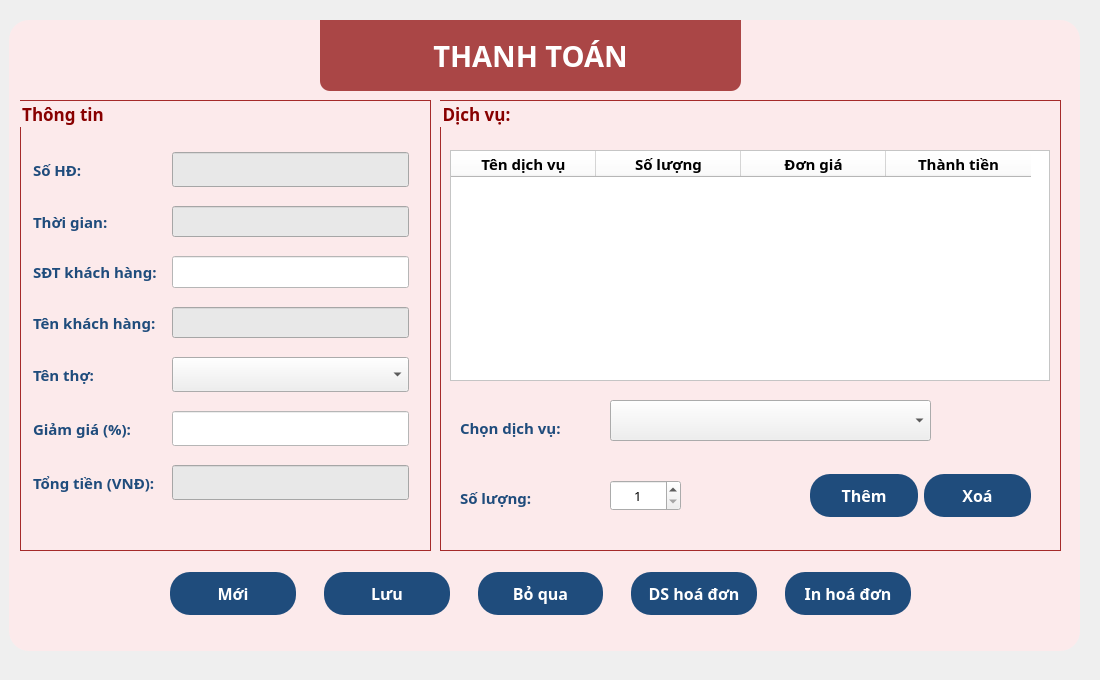
       <widget class="QWidget" name="thanh_toan_page">
        <property name="font">
         <font>
          <family>Noto Sans</family>
          <pointsize>12</pointsize>
         </font>
        </property>
        <property name="styleSheet">
         <string notr="true">QPushButton{
	padding: 10 0 10 0;
	border-radius: 20;
	color: rgb(255, 255, 255);
	background-color: rgb(31, 76, 124);
}
QPushButton:hover{
	background-color: rgb(46, 123, 175);
}
QPushButton:pressed{
	background-color: rgb(10, 158, 69);
}
QCheckBox{
	padding: 20px
}
QCheckBox:hover{
	background-color: rgb(217, 217, 217);
	border-radius: 20px;
}
QCheckBox::indicator:unchecked {
    width: 15px;
    height: 15px;
	margin-right: 5px;
	box-sizing: border_box;
	border: 2px solid black;
}
QCheckBox::indicator:checked {
	image: url(:/img/Barbershop/checked.png);
}
QLineEdit{
	background-color: rgb(255, 255, 255);
}</string>
        </property>
        <widget class="QGroupBox" name="groupBox_12">
         <property name="geometry">
          <rect>
           <x>440</x>
           <y>100</y>
           <width>621</width>
           <height>451</height>
          </rect>
         </property>
         <property name="font">
          <font>
           <family>Noto Sans</family>
           <pointsize>13</pointsize>
           <weight>75</weight>
           <bold>true</bold>
          </font>
         </property>
         <property name="styleSheet">
          <string notr="true">QGroupBox{
	color: rgb(136, 0, 0);
	border: 0.5px solid brown;
}
QLabel{
	color: rgb(31, 76, 124);
}</string>
         </property>
         <property name="title">
          <string>Dịch vụ:</string>
         </property>
         <widget class="QTableWidget" name="ds_dich_vu_tb">
          <property name="geometry">
           <rect>
            <x>10</x>
            <y>50</y>
            <width>600</width>
            <height>231</height>
           </rect>
          </property>
          <property name="maximumSize">
           <size>
            <width>600</width>
            <height>16777215</height>
           </size>
          </property>
          <property name="baseSize">
           <size>
            <width>600</width>
            <height>0</height>
           </size>
          </property>
          <property name="font">
           <font>
            <family>Noto Sans</family>
            <pointsize>10</pointsize>
           </font>
          </property>
          <property name="styleSheet">
           <string notr="true">background-color: rgb(255, 255, 255);</string>
          </property>
          <property name="editTriggers">
           <set>QAbstractItemView::SelectedClicked</set>
          </property>
          <attribute name="horizontalHeaderDefaultSectionSize">
           <number>145</number>
          </attribute>
          <attribute name="horizontalHeaderHighlightSections">
           <bool>true</bool>
          </attribute>
          <attribute name="horizontalHeaderMinimumSectionSize">
           <number>100</number>
          </attribute>
          <attribute name="verticalHeaderDefaultSectionSize">
           <number>30</number>
          </attribute>
          <attribute name="verticalHeaderMinimumSectionSize">
           <number>30</number>
          </attribute>
          <column>
           <property name="text">
            <string>Tên dịch vụ</string>
           </property>
           <property name="font">
            <font>
             <family>Noto Sans</family>
             <pointsize>11</pointsize>
             <weight>75</weight>
             <bold>true</bold>
            </font>
           </property>
           <property name="textAlignment">
            <set>AlignCenter</set>
           </property>
           <property name="foreground">
            <brush brushstyle="SolidPattern">
             <color alpha="255">
              <red>0</red>
              <green>0</green>
              <blue>0</blue>
             </color>
            </brush>
           </property>
          </column>
          <column>
           <property name="text">
            <string>Số lượng</string>
           </property>
           <property name="font">
            <font>
             <family>Noto Sans</family>
             <pointsize>11</pointsize>
             <weight>75</weight>
             <italic>false</italic>
             <bold>true</bold>
            </font>
           </property>
           <property name="textAlignment">
            <set>AlignCenter</set>
           </property>
          </column>
          <column>
           <property name="text">
            <string>Đơn giá</string>
           </property>
           <property name="font">
            <font>
             <family>Noto Sans</family>
             <pointsize>11</pointsize>
             <weight>75</weight>
             <italic>false</italic>
             <bold>true</bold>
            </font>
           </property>
           <property name="textAlignment">
            <set>AlignCenter</set>
           </property>
          </column>
          <column>
           <property name="text">
            <string>Thành tiền</string>
           </property>
           <property name="font">
            <font>
             <family>Noto Sans</family>
             <pointsize>11</pointsize>
             <weight>75</weight>
             <bold>true</bold>
            </font>
           </property>
           <property name="textAlignment">
            <set>AlignCenter</set>
           </property>
          </column>
         </widget>
         <widget class="QComboBox" name="dich_vu_cbx">
          <property name="geometry">
           <rect>
            <x>170</x>
            <y>300</y>
            <width>321</width>
            <height>41</height>
           </rect>
          </property>
          <property name="font">
           <font>
            <family>Noto Sans</family>
            <pointsize>12</pointsize>
           </font>
          </property>
          <property name="insertPolicy">
           <enum>QComboBox::InsertAtBottom</enum>
          </property>
         </widget>
         <widget class="QLabel" name="label_37">
          <property name="geometry">
           <rect>
            <x>20</x>
            <y>310</y>
            <width>131</width>
            <height>35</height>
           </rect>
          </property>
          <property name="font">
           <font>
            <family>Noto Sans</family>
            <pointsize>11</pointsize>
            <weight>75</weight>
            <bold>true</bold>
           </font>
          </property>
          <property name="text">
           <string>Chọn dịch vụ:</string>
          </property>
         </widget>
         <widget class="QLabel" name="label_38">
          <property name="geometry">
           <rect>
            <x>20</x>
            <y>380</y>
            <width>91</width>
            <height>35</height>
           </rect>
          </property>
          <property name="font">
           <font>
            <family>Noto Sans</family>
            <pointsize>11</pointsize>
            <weight>75</weight>
            <bold>true</bold>
           </font>
          </property>
          <property name="text">
           <string>Số lượng:</string>
          </property>
         </widget>
         <widget class="QSpinBox" name="sl_dich_vu_cbx">
          <property name="geometry">
           <rect>
            <x>170</x>
            <y>380</y>
            <width>71</width>
            <height>31</height>
           </rect>
          </property>
          <property name="font">
           <font>
            <family>Noto Sans</family>
            <pointsize>10</pointsize>
           </font>
          </property>
          <property name="alignment">
           <set>Qt::AlignCenter</set>
          </property>
          <property name="minimum">
           <number>1</number>
          </property>
         </widget>
         <widget class="QWidget" name="layoutWidget_10">
          <property name="geometry">
           <rect>
            <x>370</x>
            <y>370</y>
            <width>221</width>
            <height>51</height>
           </rect>
          </property>
          <layout class="QHBoxLayout" name="horizontalLayout_7">
           <item>
            <widget class="QPushButton" name="them_btn">
             <property name="minimumSize">
              <size>
               <width>0</width>
               <height>0</height>
              </size>
             </property>
             <property name="font">
              <font>
               <family>Noto Sans</family>
               <pointsize>12</pointsize>
               <weight>75</weight>
               <bold>true</bold>
              </font>
             </property>
             <property name="styleSheet">
              <string notr="true"/>
             </property>
             <property name="text">
              <string>Thêm</string>
             </property>
            </widget>
           </item>
           <item>
            <widget class="QPushButton" name="xoa_btn">
             <property name="minimumSize">
              <size>
               <width>0</width>
               <height>0</height>
              </size>
             </property>
             <property name="font">
              <font>
               <family>Noto Sans</family>
               <pointsize>12</pointsize>
               <weight>75</weight>
               <bold>true</bold>
              </font>
             </property>
             <property name="styleSheet">
              <string notr="true"/>
             </property>
             <property name="text">
              <string>Xoá</string>
             </property>
            </widget>
           </item>
          </layout>
         </widget>
        </widget>
        <widget class="QLabel" name="label_39">
         <property name="geometry">
          <rect>
           <x>320</x>
           <y>20</y>
           <width>421</width>
           <height>71</height>
          </rect>
         </property>
         <property name="font">
          <font>
           <family>Noto Sans</family>
           <pointsize>22</pointsize>
           <weight>75</weight>
           <bold>true</bold>
          </font>
         </property>
         <property name="styleSheet">
          <string notr="true">color: rgb(255, 255, 255);
background-color: rgba(136, 0, 0, 70%);
border-radius: 0px;
border-bottom-left-radius: 10px;
border-bottom-right-radius: 10px;</string>
         </property>
         <property name="text">
          <string>THANH TOÁN</string>
         </property>
         <property name="alignment">
          <set>Qt::AlignCenter</set>
         </property>
        </widget>
        <widget class="QGroupBox" name="groupBox_13">
         <property name="geometry">
          <rect>
           <x>20</x>
           <y>100</y>
           <width>411</width>
           <height>451</height>
          </rect>
         </property>
         <property name="font">
          <font>
           <family>Noto Sans</family>
           <pointsize>13</pointsize>
           <weight>75</weight>
           <bold>true</bold>
          </font>
         </property>
         <property name="styleSheet">
          <string notr="true">QGroupBox{
	color: rgb(136, 0, 0);
	border: 0.5px solid brown;
}
QLabel{
	color: rgb(31, 76, 124);
}</string>
         </property>
         <property name="title">
          <string>Thông tin</string>
         </property>
         <widget class="QWidget" name="layoutWidget_11">
          <property name="geometry">
           <rect>
            <x>13</x>
            <y>39</y>
            <width>381</width>
            <height>381</height>
           </rect>
          </property>
          <layout class="QGridLayout" name="gridLayout">
           <property name="rightMargin">
            <number>5</number>
           </property>
           <property name="horizontalSpacing">
            <number>15</number>
           </property>
           <item row="0" column="0">
            <widget class="QLabel" name="label_40">
             <property name="font">
              <font>
               <family>Noto Sans</family>
               <pointsize>11</pointsize>
               <weight>75</weight>
               <bold>true</bold>
              </font>
             </property>
             <property name="text">
              <string>Số HĐ:</string>
             </property>
            </widget>
           </item>
           <item row="0" column="1">
            <widget class="QLineEdit" name="so_hd_tbx">
             <property name="font">
              <font>
               <family>Noto Sans</family>
               <pointsize>14</pointsize>
               <weight>75</weight>
               <bold>true</bold>
              </font>
             </property>
             <property name="styleSheet">
              <string notr="true">background-color: rgb(232, 232, 232);
color: rgb(0, 85, 255);</string>
             </property>
             <property name="inputMethodHints">
              <set>Qt::ImhDigitsOnly</set>
             </property>
             <property name="maxLength">
              <number>12</number>
             </property>
             <property name="alignment">
              <set>Qt::AlignCenter</set>
             </property>
             <property name="readOnly">
              <bool>true</bool>
             </property>
            </widget>
           </item>
           <item row="1" column="0">
            <widget class="QLabel" name="label_45">
             <property name="font">
              <font>
               <family>Noto Sans</family>
               <pointsize>11</pointsize>
               <weight>75</weight>
               <bold>true</bold>
              </font>
             </property>
             <property name="text">
              <string>Thời gian:</string>
             </property>
            </widget>
           </item>
           <item row="1" column="1">
            <widget class="QLineEdit" name="time_tbx">
             <property name="font">
              <font>
               <family>Noto Sans</family>
               <pointsize>12</pointsize>
               <weight>50</weight>
               <bold>false</bold>
              </font>
             </property>
             <property name="styleSheet">
              <string notr="true">background-color: rgb(232, 232, 232);</string>
             </property>
             <property name="inputMethodHints">
              <set>Qt::ImhDigitsOnly</set>
             </property>
             <property name="maxLength">
              <number>30</number>
             </property>
             <property name="alignment">
              <set>Qt::AlignCenter</set>
             </property>
             <property name="readOnly">
              <bool>true</bool>
             </property>
            </widget>
           </item>
           <item row="2" column="0">
            <widget class="QLabel" name="label_46">
             <property name="font">
              <font>
               <family>Noto Sans</family>
               <pointsize>11</pointsize>
               <weight>75</weight>
               <bold>true</bold>
              </font>
             </property>
             <property name="text">
              <string>SĐT khách hàng:</string>
             </property>
            </widget>
           </item>
           <item row="2" column="1">
            <widget class="QLineEdit" name="sdt_kh_tbx">
             <property name="font">
              <font>
               <family>Noto Sans</family>
               <pointsize>13</pointsize>
               <weight>75</weight>
               <bold>true</bold>
              </font>
             </property>
             <property name="styleSheet">
              <string notr="true">QLineEdit{
	color: rgb(206, 46, 54);
}
QLineEdit:hover{
	border: 1.5px solid brown,
}</string>
             </property>
             <property name="inputMethodHints">
              <set>Qt::ImhDigitsOnly</set>
             </property>
             <property name="maxLength">
              <number>12</number>
             </property>
             <property name="alignment">
              <set>Qt::AlignCenter</set>
             </property>
            </widget>
           </item>
           <item row="3" column="0">
            <widget class="QLabel" name="label_47">
             <property name="font">
              <font>
               <family>Noto Sans</family>
               <pointsize>11</pointsize>
               <weight>75</weight>
               <bold>true</bold>
              </font>
             </property>
             <property name="text">
              <string>Tên khách hàng:</string>
             </property>
            </widget>
           </item>
           <item row="3" column="1">
            <widget class="QLineEdit" name="ten_kh_tbx">
             <property name="font">
              <font>
               <family>Noto Sans</family>
               <pointsize>12</pointsize>
               <weight>50</weight>
               <bold>false</bold>
              </font>
             </property>
             <property name="styleSheet">
              <string notr="true">background-color: rgb(232, 232, 232);
color: rgb(186, 37, 44);</string>
             </property>
             <property name="inputMethodHints">
              <set>Qt::ImhDigitsOnly</set>
             </property>
             <property name="maxLength">
              <number>35</number>
             </property>
             <property name="alignment">
              <set>Qt::AlignCenter</set>
             </property>
             <property name="readOnly">
              <bool>true</bool>
             </property>
            </widget>
           </item>
           <item row="4" column="0">
            <widget class="QLabel" name="label_48">
             <property name="font">
              <font>
               <family>Noto Sans</family>
               <pointsize>11</pointsize>
               <weight>75</weight>
               <bold>true</bold>
              </font>
             </property>
             <property name="text">
              <string>Tên thợ:</string>
             </property>
            </widget>
           </item>
           <item row="4" column="1">
            <widget class="QComboBox" name="ten_tho_cbx">
             <property name="minimumSize">
              <size>
               <width>0</width>
               <height>30</height>
              </size>
             </property>
             <property name="maximumSize">
              <size>
               <width>16777215</width>
               <height>35</height>
              </size>
             </property>
             <property name="font">
              <font>
               <family>Noto Sans</family>
               <pointsize>12</pointsize>
              </font>
             </property>
             <property name="layoutDirection">
              <enum>Qt::LeftToRight</enum>
             </property>
            </widget>
           </item>
           <item row="5" column="0">
            <widget class="QLabel" name="label_49">
             <property name="font">
              <font>
               <family>Noto Sans</family>
               <pointsize>11</pointsize>
               <weight>75</weight>
               <bold>true</bold>
              </font>
             </property>
             <property name="text">
              <string>Giảm giá (%):</string>
             </property>
            </widget>
           </item>
           <item row="5" column="1">
            <widget class="QLineEdit" name="giam_gia_tbx">
             <property name="font">
              <font>
               <family>Noto Sans</family>
               <pointsize>14</pointsize>
               <weight>75</weight>
               <bold>true</bold>
              </font>
             </property>
             <property name="styleSheet">
              <string notr="true">QLineEdit:hover{
	border: 1.5px solid brown
}</string>
             </property>
             <property name="inputMethodHints">
              <set>Qt::ImhDigitsOnly</set>
             </property>
             <property name="maxLength">
              <number>12</number>
             </property>
             <property name="alignment">
              <set>Qt::AlignCenter</set>
             </property>
            </widget>
           </item>
           <item row="6" column="0">
            <widget class="QLabel" name="label_50">
             <property name="font">
              <font>
               <family>Noto Sans</family>
               <pointsize>11</pointsize>
               <weight>75</weight>
               <bold>true</bold>
              </font>
             </property>
             <property name="text">
              <string>Tổng tiền (VNĐ):</string>
             </property>
            </widget>
           </item>
           <item row="6" column="1">
            <widget class="QLineEdit" name="tong_tien_tbx">
             <property name="font">
              <font>
               <family>Noto Sans</family>
               <pointsize>14</pointsize>
               <weight>75</weight>
               <bold>true</bold>
              </font>
             </property>
             <property name="styleSheet">
              <string notr="true">background-color: rgb(232, 232, 232);
color: rgb(202, 30, 33);</string>
             </property>
             <property name="inputMethodHints">
              <set>Qt::ImhNone</set>
             </property>
             <property name="maxLength">
              <number>12</number>
             </property>
             <property name="alignment">
              <set>Qt::AlignCenter</set>
             </property>
             <property name="readOnly">
              <bool>true</bool>
             </property>
            </widget>
           </item>
          </layout>
         </widget>
        </widget>
        <widget class="QWidget" name="layoutWidget_12">
         <property name="geometry">
          <rect>
           <x>160</x>
           <y>560</y>
           <width>761</width>
           <height>67</height>
          </rect>
         </property>
         <layout class="QHBoxLayout" name="horizontalLayout_8">
          <property name="spacing">
           <number>28</number>
          </property>
          <property name="leftMargin">
           <number>10</number>
          </property>
          <property name="topMargin">
           <number>10</number>
          </property>
          <property name="rightMargin">
           <number>10</number>
          </property>
          <property name="bottomMargin">
           <number>10</number>
          </property>
          <item>
           <widget class="QPushButton" name="tiep_btn">
            <property name="minimumSize">
             <size>
              <width>0</width>
              <height>0</height>
             </size>
            </property>
            <property name="font">
             <font>
              <family>Noto Sans</family>
              <pointsize>12</pointsize>
              <weight>75</weight>
              <bold>true</bold>
             </font>
            </property>
            <property name="styleSheet">
             <string notr="true"/>
            </property>
            <property name="text">
             <string>Mới</string>
            </property>
           </widget>
          </item>
          <item>
           <widget class="QPushButton" name="luu_btn">
            <property name="minimumSize">
             <size>
              <width>0</width>
              <height>0</height>
             </size>
            </property>
            <property name="font">
             <font>
              <family>Noto Sans</family>
              <pointsize>12</pointsize>
              <weight>75</weight>
              <bold>true</bold>
             </font>
            </property>
            <property name="styleSheet">
             <string notr="true"/>
            </property>
            <property name="text">
             <string>Lưu</string>
            </property>
           </widget>
          </item>
          <item>
           <widget class="QPushButton" name="bo_qua_btn">
            <property name="minimumSize">
             <size>
              <width>0</width>
              <height>0</height>
             </size>
            </property>
            <property name="font">
             <font>
              <family>Noto Sans</family>
              <pointsize>12</pointsize>
              <weight>75</weight>
              <bold>true</bold>
             </font>
            </property>
            <property name="styleSheet">
             <string notr="true"/>
            </property>
            <property name="text">
             <string>Bỏ qua</string>
            </property>
           </widget>
          </item>
          <item>
           <widget class="QPushButton" name="ds_hd_btn">
            <property name="font">
             <font>
              <family>Noto Sans</family>
              <pointsize>12</pointsize>
              <weight>75</weight>
              <bold>true</bold>
             </font>
            </property>
            <property name="text">
             <string>DS hoá đơn</string>
            </property>
           </widget>
          </item>
          <item>
           <widget class="QPushButton" name="in_hd_btn">
            <property name="font">
             <font>
              <family>Noto Sans</family>
              <pointsize>12</pointsize>
              <weight>75</weight>
              <bold>true</bold>
             </font>
            </property>
            <property name="styleSheet">
             <string notr="true"/>
            </property>
            <property name="text">
             <string>In hoá đơn</string>
            </property>
           </widget>
          </item>
         </layout>
        </widget>
        <widget class="QWidget" name="widget_17" native="true">
         <property name="geometry">
          <rect>
           <x>0</x>
           <y>0</y>
           <width>1091</width>
           <height>671</height>
          </rect>
         </property>
         <property name="styleSheet">
          <string notr="true">border-image: url(:/img/Barbershop/background.png);</string>
         </property>
        </widget>
        <widget class="QWidget" name="widget_18" native="true">
         <property name="geometry">
          <rect>
           <x>9</x>
           <y>20</y>
           <width>1071</width>
           <height>631</height>
          </rect>
         </property>
         <property name="styleSheet">
          <string notr="true">background-color: rgba(255, 233, 234, 83%);
border-radius: 20px;</string>
         </property>
        </widget>
        <zorder>widget_17</zorder>
        <zorder>widget_18</zorder>
        <zorder>groupBox_12</zorder>
        <zorder>label_39</zorder>
        <zorder>groupBox_13</zorder>
        <zorder>layoutWidget_12</zorder>
       </widget>
